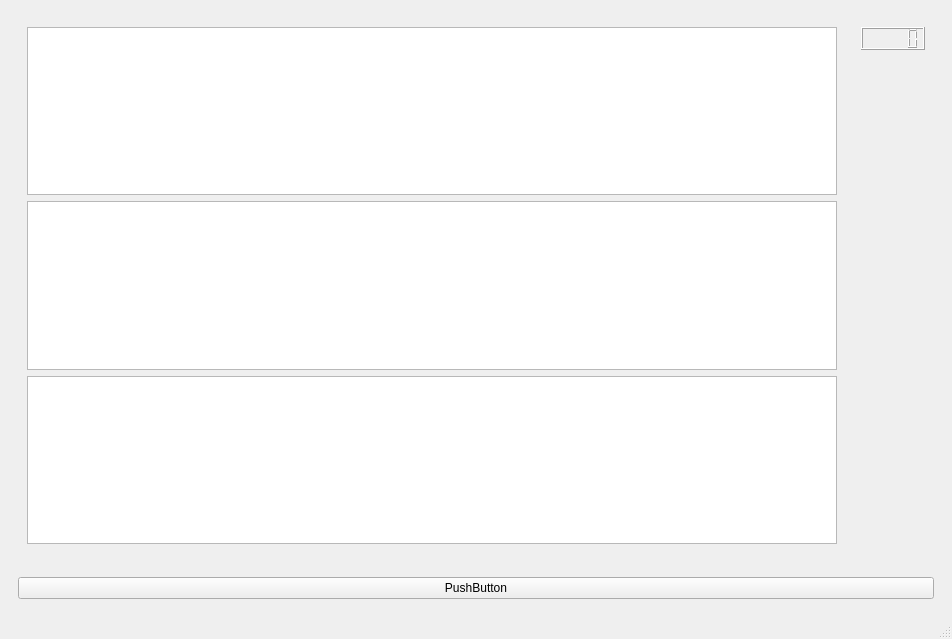
<?xml version="1.0" encoding="UTF-8"?>
<ui version="4.0">
 <class>MainWindow</class>
 <widget class="QMainWindow" name="MainWindow">
  <property name="geometry">
   <rect>
    <x>0</x>
    <y>0</y>
    <width>952</width>
    <height>639</height>
   </rect>
  </property>
  <property name="windowTitle">
   <string>MainWindow</string>
  </property>
  <widget class="QWidget" name="centralwidget">
   <layout class="QVBoxLayout" name="verticalLayout">
    <item>
     <widget class="QWidget" name="widget" native="true">
      <layout class="QHBoxLayout" name="horizontalLayout">
       <item>
        <widget class="QWidget" name="widget_3" native="true">
         <layout class="QVBoxLayout" name="verticalLayout_2">
          <item>
           <widget class="QGraphicsView" name="graphicsView"/>
          </item>
          <item>
           <widget class="QGraphicsView" name="graphicsView_2"/>
          </item>
          <item>
           <widget class="QGraphicsView" name="graphicsView_3"/>
          </item>
         </layout>
         <zorder>graphicsView</zorder>
         <zorder>widget_2</zorder>
         <zorder>graphicsView_2</zorder>
         <zorder>graphicsView_3</zorder>
        </widget>
       </item>
       <item>
        <widget class="QWidget" name="widget_4" native="true">
         <layout class="QFormLayout" name="formLayout">
          <item row="0" column="0">
           <widget class="QLCDNumber" name="lcdNumber"/>
          </item>
         </layout>
         <zorder>lcdNumber</zorder>
         <zorder>widget_3</zorder>
        </widget>
       </item>
      </layout>
     </widget>
    </item>
    <item>
     <widget class="QWidget" name="widget_2" native="true">
      <layout class="QHBoxLayout" name="horizontalLayout_2">
       <item>
        <widget class="QPushButton" name="pushButton">
         <property name="text">
          <string>PushButton</string>
         </property>
        </widget>
       </item>
      </layout>
     </widget>
    </item>
   </layout>
  </widget>
  <widget class="QMenuBar" name="menubar">
   <property name="geometry">
    <rect>
     <x>0</x>
     <y>0</y>
     <width>952</width>
     <height>26</height>
    </rect>
   </property>
  </widget>
  <widget class="QStatusBar" name="statusbar"/>
 </widget>
 <resources/>
 <connections/>
</ui>
